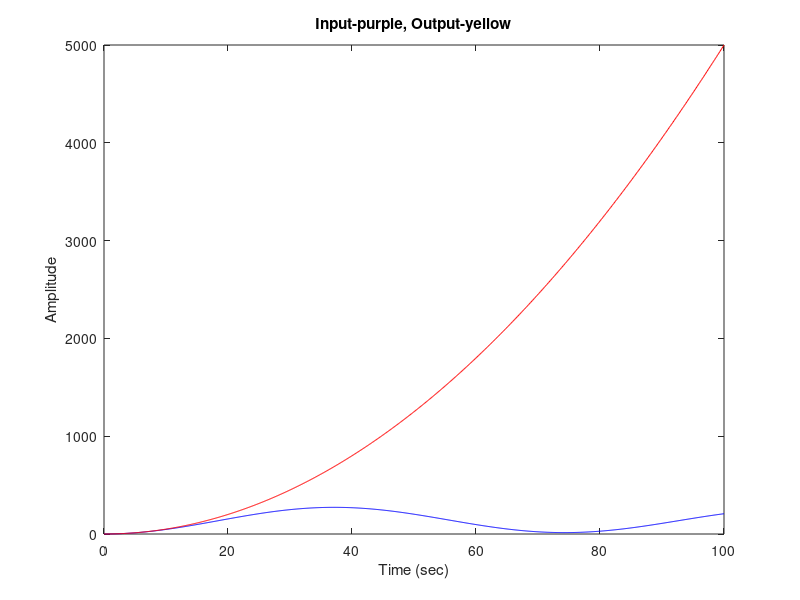

Write MATLAB code to recreate this figure.
s = tf('s');
G = (s+5)*(s+7)/(s+1)*(s+4)*s*s;
T = feedback(G,1);
t = 0:0.1:100;
u = (t.*t)/2;
[y,t,x] = lsim(T,u,t);
plot(t,y,'b',t,u,'r')
xlabel('Time (sec)')
ylabel('Amplitude')
title('Input-purple, Output-yellow')